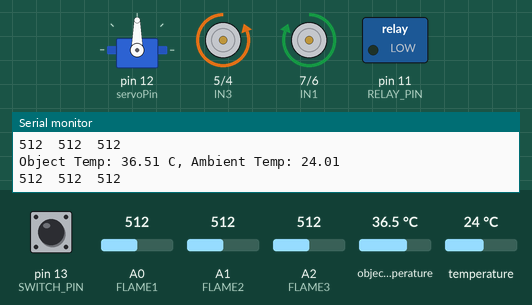
The sketch below on a simulated Arduino Uno, built with avr-gcc and run on an emulated ATmega328P. Parts: servo, motor-driver pin pairs drawn as motors (green arrow = first pin HIGH = forward, orange = second pin HIGH = backward, longer = more drive), switched loads named in the sketch (green lamp = pin HIGH), the last lines printed to the serial monitor. The inputs (shaded band) are chosen by the test bench; at power-on: A0 (FLAME1) = 512, object temperature 36.5 °C, pin 13 (SWITCH_PIN) LOW, A1 (FLAME2) = 512, A2 (FLAME3) = 512, temperature 24 °C.

Above: at 2.7 s.
2.8 s: A0 (FLAME1) set to 306
At 7.5 s:
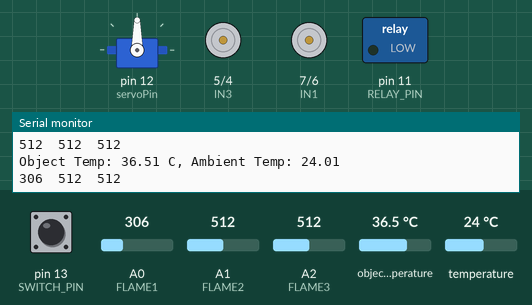
7.7 s: object temperature set to 20 °C
At 8.9 s:
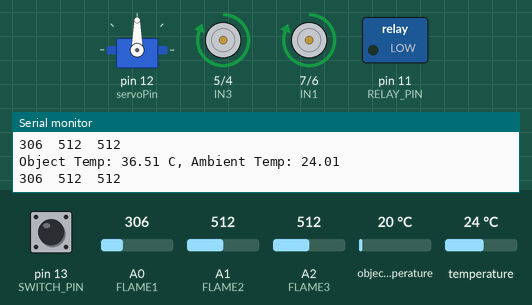
13.5 s: pin 13 (SWITCH_PIN) pulled HIGH for 2.25 s
17.2 s: A0 (FLAME1) set to 810
At 17.5 s:
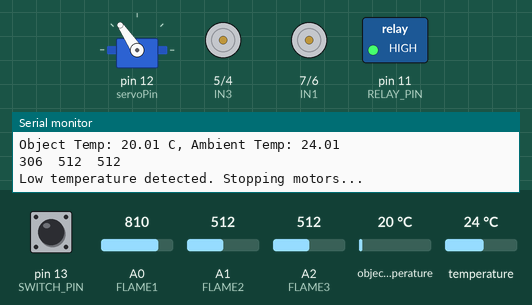
21.4 s: A1 (FLAME2) set to 788
27.2 s: A1 (FLAME2) set to 808
At 29.1 s:
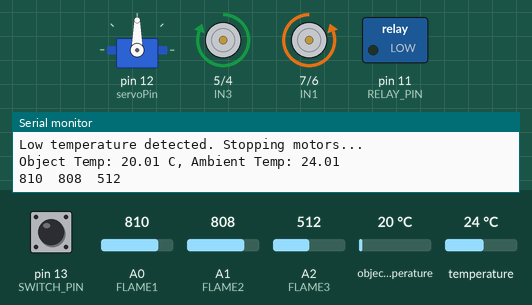
Timing chart, 0 to 33.7 s (numbered marks = the images above; inputs shaded):
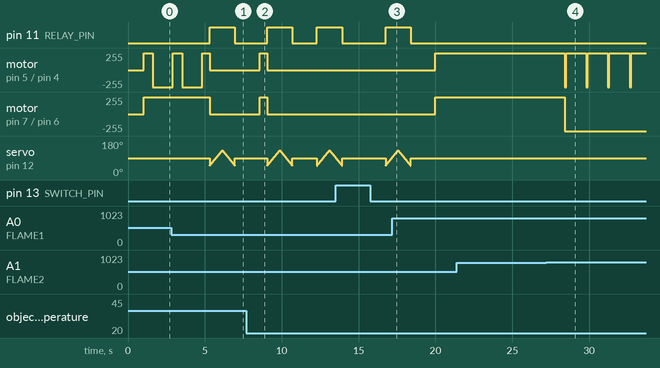

The sketch:

Fire_Fighting_Robot.ino
```cpp
#include <Wire.h>
#include <Adafruit_MLX90614.h>
#include <Servo.h>

// ---------------------------
// Object Declaration
// ---------------------------
Adafruit_MLX90614 mlx = Adafruit_MLX90614();
Servo servo;

// ---------------------------
// Pin Definitions
// ---------------------------
#define IN1         7
#define IN2         6
#define IN3         5
#define IN4         4

#define FLAME1      A0
#define FLAME2      A1
#define FLAME3      A2

#define RELAY_PIN   11
#define SWITCH_PIN  13

// ---------------------------
// Global Variables
// ---------------------------
bool manualMode = true;

int servoPin = 12;
int angle = 90;

// ===================================================
// Setup
// ===================================================

void setup()
{
    Serial.begin(9600);

    if (!mlx.begin())
    {
        Serial.println("Error connecting to MLX90614 sensor!");
        while (1);
    }

    servo.attach(servoPin);
    servo.write(90);

    pinMode(IN1, OUTPUT);
    pinMode(IN2, OUTPUT);
    pinMode(IN3, OUTPUT);
    pinMode(IN4, OUTPUT);

    pinMode(FLAME1, INPUT);
    pinMode(FLAME2, INPUT);
    pinMode(FLAME3, INPUT);

    pinMode(RELAY_PIN, OUTPUT);
    digitalWrite(RELAY_PIN, LOW);

    pinMode(SWITCH_PIN, INPUT);

    Serial.println("System initialized!");
}

// ===================================================
// Main Loop
// ===================================================

void loop()
{
    manualMode = (digitalRead(SWITCH_PIN) == HIGH);

    if (manualMode)
    {
        if (Serial.available())
        {
            char command = Serial.read();
            handleManualControl(command);
        }
    }
    else
    {
        handleAutomaticControl();
    }
}

// ===================================================
// Servo Sweep
// ===================================================

void sweepServo()
{
    for (int pos = 50; pos <= 130; pos++)
    {
        servo.write(pos);
        delay(10);
    }

    for (int pos = 130; pos >= 50; pos--)
    {
        servo.write(pos);
        delay(10);
    }
}

// ===================================================
// Fire Extinguishing
// ===================================================

void put_off_fire()
{
    stopMotors();

    digitalWrite(RELAY_PIN, HIGH);

    sweepServo();

    digitalWrite(RELAY_PIN, LOW);

    servo.write(90);
}

// ===================================================
// Manual Control
// ===================================================

void handleManualControl(char command)
{
    switch (command)
    {
        case 'F':
            stopMotors();
            moveForward();
            break;

        case 'B':
            stopMotors();
            moveBackward();
            break;

        case 'L':
            stopMotors();
            turnLeft();
            break;

        case 'R':
            stopMotors();
            turnRight();
            break;

        case 'S':
            stopMotors();
            break;

        case 'X':
            put_off_fire();
            break;

        case 'x':
            digitalWrite(RELAY_PIN, LOW);
            servo.write(90);
            break;
    }
}

// ===================================================
// Automatic Control
// ===================================================

void handleAutomaticControl()
{
    int flame1 = analogRead(FLAME1);
    int flame2 = analogRead(FLAME2);
    int flame3 = analogRead(FLAME3);

    float objectTemp = mlx.readObjectTempC();
    float ambientTemp = mlx.readAmbientTempC();

    Serial.print("Object Temp: ");
    Serial.print(objectTemp);
    Serial.print(" C, Ambient Temp: ");
    Serial.println(ambientTemp);

    Serial.print(flame1);
    Serial.print("\t");

    Serial.print(flame2);
    Serial.print("\t");

    Serial.println(flame3);

    delay(1000);

    if (objectTemp > 50.0)
    {
        stopMotors();

        digitalWrite(RELAY_PIN, HIGH);

        Serial.println("High temperature detected! Activating pump...");

        put_off_fire();

        delay(1000);

        servo.write(90);
    }
    else if (objectTemp > 35.0 && objectTemp <= 50.0)
    {
        digitalWrite(RELAY_PIN, LOW);

        moveForward();

        delay(500);
    }
    else
    {
        stopMotors();

        digitalWrite(RELAY_PIN, LOW);

        Serial.println("Low temperature detected. Stopping motors...");
    }

    if (flame1 < 350 || flame3 < 350)
    {
        stopMotors();

        digitalWrite(RELAY_PIN, HIGH);

        put_off_fire();

        delay(500);

        servo.write(90);
    }
    else if (flame2 < 350)
    {
        stopMotors();

        digitalWrite(RELAY_PIN, HIGH);

        put_off_fire();

        delay(500);

        servo.write(90);
    }
    else if (flame1 >= 351 && flame1 <= 800)
    {
        digitalWrite(RELAY_PIN, LOW);

        moveForward();

        delay(100);

        turnRight();

        delay(200);
    }
    else if (flame2 >= 351 && flame2 <= 800)
    {
        digitalWrite(RELAY_PIN, LOW);

        moveForward();

        delay(100);
    }
    else if (flame3 >= 351 && flame3 <= 800)
    {
        digitalWrite(RELAY_PIN, LOW);

        moveBackward();

        delay(100);

        turnLeft();

        delay(200);
    }
    else
    {
        digitalWrite(RELAY_PIN, LOW);

        stopMotors();
    }

    delay(100);
}

// ===================================================
// Motor Control Functions
// ===================================================

void moveForward()
{
    digitalWrite(IN1, HIGH);
    digitalWrite(IN2, LOW);

    digitalWrite(IN3, HIGH);
    digitalWrite(IN4, LOW);
}

void moveBackward()
{
    digitalWrite(IN1, LOW);
    digitalWrite(IN2, HIGH);

    digitalWrite(IN3, LOW);
    digitalWrite(IN4, HIGH);
}

void turnLeft()
{
    digitalWrite(IN1, LOW);
    digitalWrite(IN2, HIGH);

    digitalWrite(IN3, HIGH);
    digitalWrite(IN4, LOW);
}

void turnRight()
{
    digitalWrite(IN1, HIGH);
    digitalWrite(IN2, LOW);

    digitalWrite(IN3, LOW);
    digitalWrite(IN4, HIGH);
}

void stopMotors()
{
    digitalWrite(IN1, LOW);
    digitalWrite(IN2, LOW);

    digitalWrite(IN3, LOW);
    digitalWrite(IN4, LOW);
}
```

Measured:
- the behaviour switches between 800 and 801 on A1 (FLAME2) (found by bisection; images 3 and 4)
- after the input at 2.8 s, pin 11 (RELAY_PIN): LOW → HIGH after 2.5 s, → LOW 1.6 s later; motor on pin 7 (IN1) / pin 6 (IN2): forward 255/255 → stopped after 2.5 s
- after the input at 7.7 s, motor on pin 5 (IN3) / pin 4 (IN4), motor on pin 7 (IN1) / pin 6 (IN2): goes on until 9.1 s, then stays stopped
- after the input at 17.2 s, pin 11 (RELAY_PIN): goes on until 18.4 s, then stays LOW; motor on pin 5 (IN3) / pin 4 (IN4), motor on pin 7 (IN1) / pin 6 (IN2): stopped → forward 255/255 after 2.8 s; servo on pin 12 (servoPin): goes on until 18.4 s, then stays 90°
- after the input at 27.2 s, motor on pin 5 (IN3) / pin 4 (IN4): alternates forward 255/255 for 1.3 s and backward 255/255 for 0.10 s, starting after 1.2 s; motor on pin 7 (IN1) / pin 6 (IN2): forward 255/255 → backward 255/255 after 1.2 s
